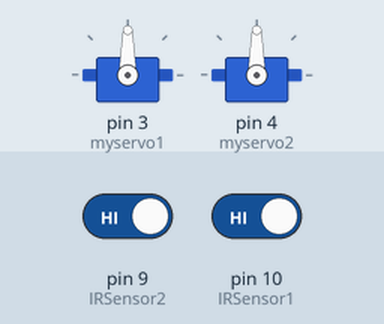
Bench run of a sketch on a simulated Arduino Uno, built with avr-gcc and run on an emulated ATmega328P. Shown: 2 × servo. Inputs (shaded band) come from the test bench; at power-on: pin 9 (IRSensor2) HIGH, pin 10 (IRSensor1) HIGH.

Above: at 1.2 s.
1.3 s: pin 9 (IRSensor2) driven LOW and pin 10 (IRSensor1) driven LOW
At 11.3 s:
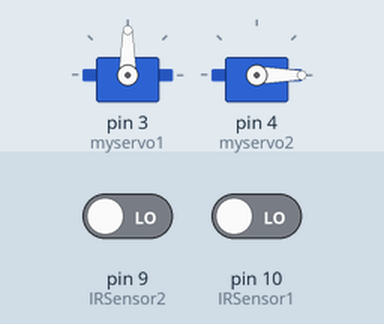
At 14.8 s:
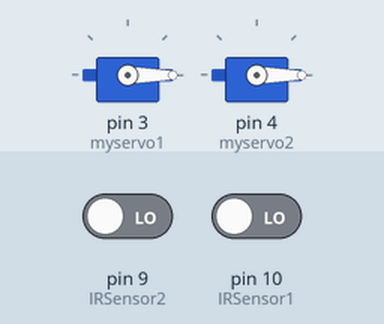
Timing chart, 0 to 15.1 s (numbered marks = the images above; inputs shaded):
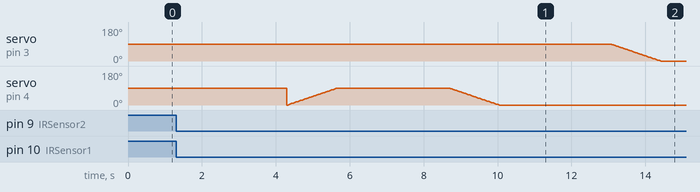

The sketch:

TollGate.ino
```cpp
#include <Servo.h>
Servo myservo1;  // create servo object to control a servo
Servo myservo2;  // create servo object to control a servo
int pos1 = 0;    // variable to store the servo position
int pos2 = 0;    // variable to store the servo position
int IRSensor1 = 10; // connect ir sensor to arduino pin 10
int IRSensor2 = 9; // connect ir sensor to arduino pin 9

void setup() {
  // put your setup code here, to run once:
  pinMode(IRSensor1, INPUT); // sensor pin INPUT
  pinMode(IRSensor2, INPUT); // sensor pin INPUT
  myservo1.attach(3);  // attaches the servo on pin 9 to the servo object
  myservo2.attach(4);  // attaches the servo on pin 9 to the servo object

}

void loop() {
  // put your main code here, to run repeatedly:
  int statusSensor1 = digitalRead(IRSensor1);
  int statusSensor2 = digitalRead(IRSensor2);
 if(statusSensor1 == LOW){
  delay(3000);
    for (pos1 = 90; pos1 >= 0; pos1 -= 1) { // goes from 0 degrees to 180 degrees
    myservo1.write(pos1);              // tell servo to go to position in variable 'pos'
    delay(15);                       // waits 15ms for the servo to reach the position
  }
  delay(3000);
  for (pos1 = 0; pos1 <= 90; pos1 += 1) { // goes from 180 degrees to 0 degrees
    myservo1.write(pos1);              // tell servo to go to position in variable 'pos'
    delay(15);                       // waits 15ms for the servo to reach the position
  }

}
if(statusSensor2 == LOW){
  delay(3000);
    for (pos2 = 0; pos2 <= 90; pos2 += 1) { // goes from 0 degrees to 180 degrees
    myservo2.write(pos2);              // tell servo to go to position in variable 'pos'
    delay(15);                       // waits 15ms for the servo to reach the position
  }
  delay(3000);
  for (pos2 = 90; pos2 >= 0; pos2 -= 1) { // goes from 180 degrees to 0 degrees
    myservo2.write(pos2);              // tell servo to go to position in variable 'pos'
    delay(15);                       // waits 15ms for the servo to reach the position
  }

}

}
```

Measured:
- after the input at 1.3 s, servo on pin 3 (myservo1): moves from 90° to 0° over 1.4 s, starting after 11.8 s
